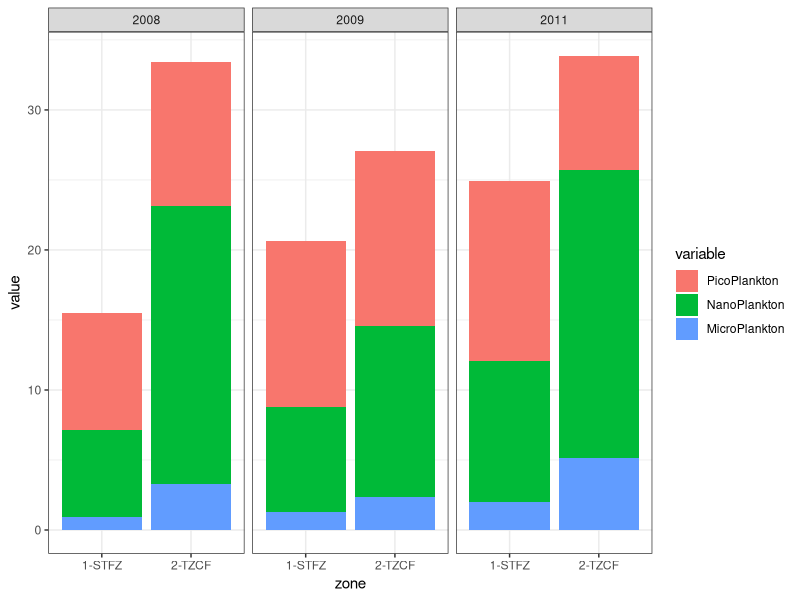
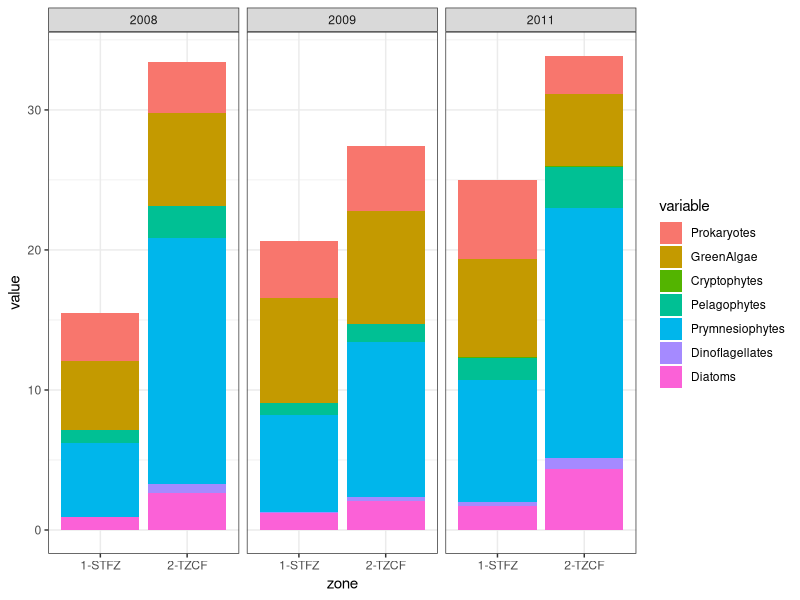
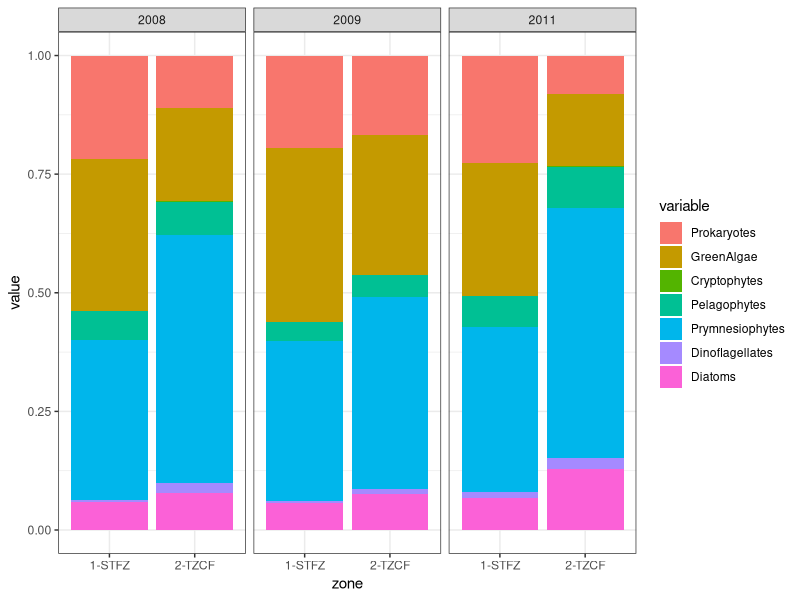
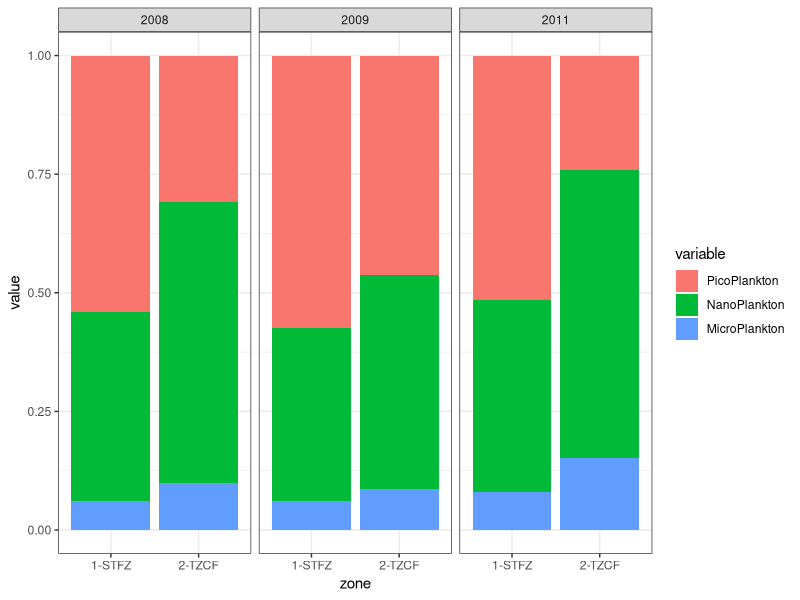
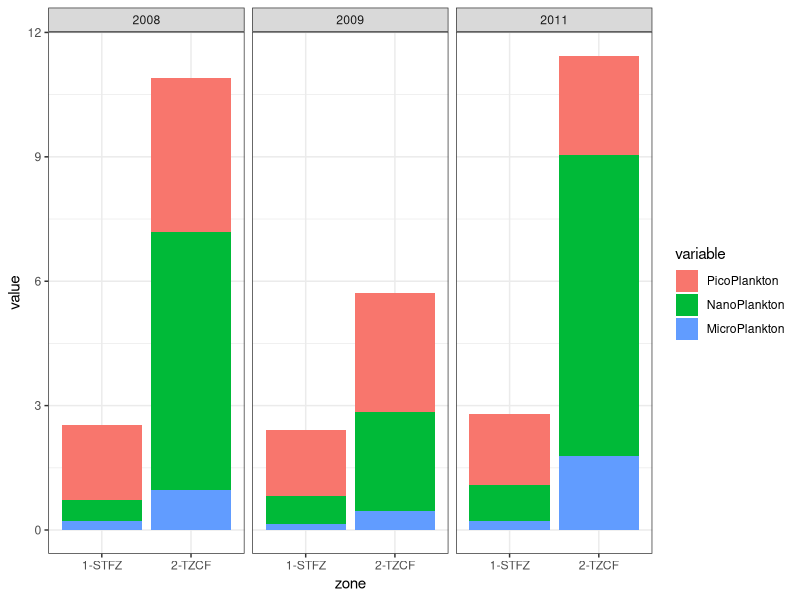
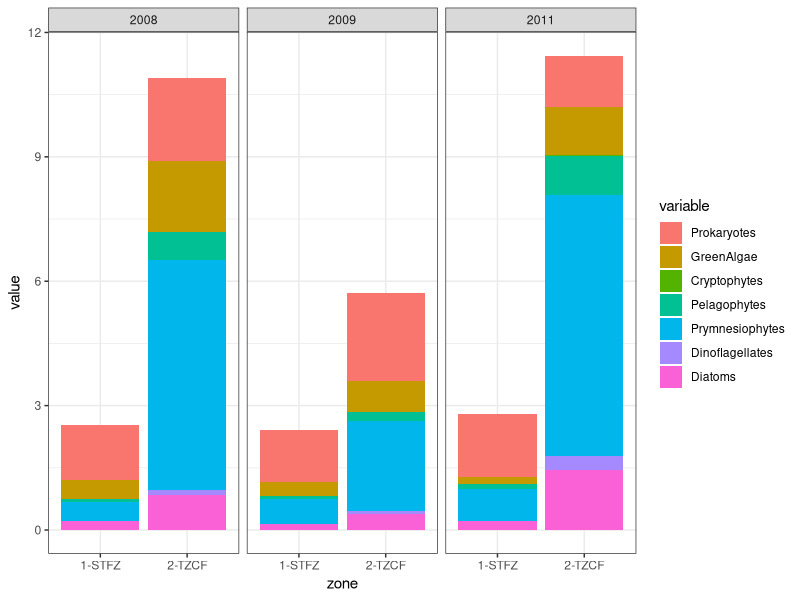
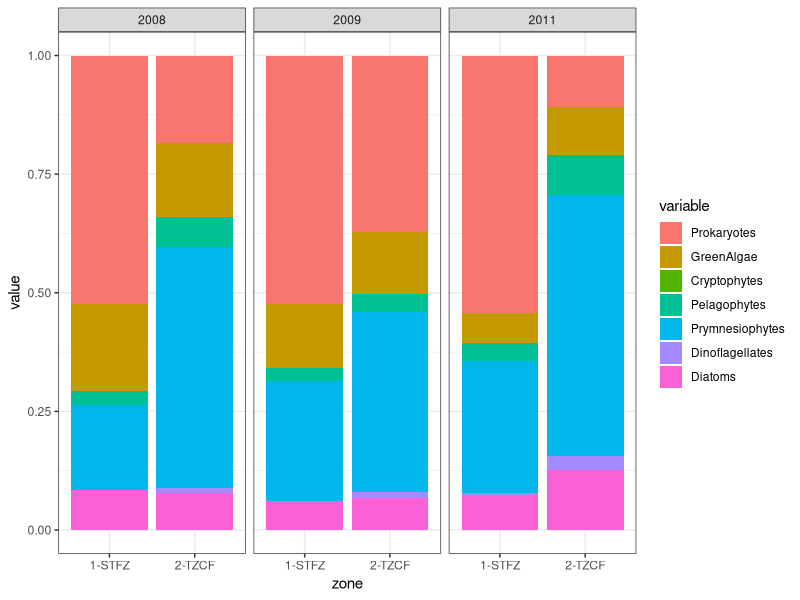
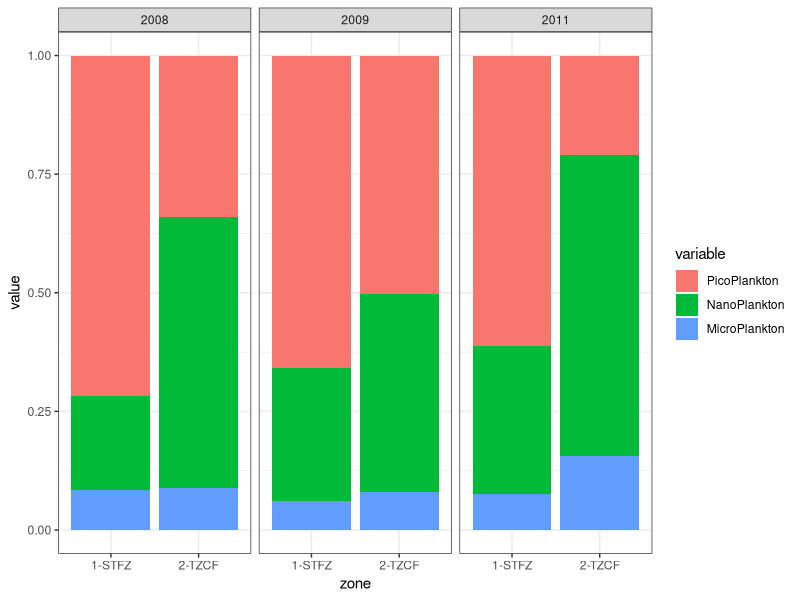

Write the R code that produced these figures, in order.
# This is an R script to read in the data written from the Matlab script FigXIntSizeClasses.m to file chlpigdata.csv
#
# Need the libraries reshape and ggplot2
library(reshape)
library(ggplot2)

# Read in the file that Matlab wrote out (CSV). chlpigdata.csv is actual values
pig = read.csv('chlpigdatahirata.csv',header=T)

#Change 1,2 to '1-STFZ','2-TZCF' since Matlab only writes numbers
pig$zone[pig$zone==1]='1-STFZ'
pig$zone[pig$zone==2]='2-TZCF'

repig.all = melt(pig[,c(1:2,4:10)],id=c('year','zone')) #Reshape to columns only taking chloropigments (e.g. pro, prym, diat, etc)
repig.size = melt(pig[,c(1:2,11:13)],id=c('year','zone')) # Reshape but only pico, nano, micro groups

# Barplot of pico, nano, micro in all areas grouped by year and zone
ggplot() + geom_bar(data=repig.size, aes(y = value, x = zone, fill = variable), stat="identity", position='stack') + theme_bw() + facet_grid( ~ year)

# Barplot of all groups in all areas grouped by year and zone
ggplot() + geom_bar(data=repig.all, aes(y = value, x = zone, fill = variable), stat="identity", position='stack') + theme_bw() + facet_grid( ~ year)

# Do same thing but as percentage
pigperc = cbind(pig[,1:2],pig[4:10]/rowSums(pig[4:10]))

repigperc.all = melt(pigperc,id=c('year','zone')) #Reshape to columns only taking chloropigments (e.g. pro, prym, diat, etc)

# Barplot of pico, nano, micro in all areas grouped by year and zone
ggplot() + geom_bar(data=repigperc.all, aes(y = value, x = zone, fill = variable), stat="identity", position='stack') + theme_bw() + facet_grid( ~ year)

# Now do the size classes
pigperc = cbind(pig[,1:2],pig[11:13]/rowSums(pig[11:13]))

repigperc.size = melt(pigperc,id=c('year','zone')) #Reshape to columns only taking chloropigments (e.g. pro, prym, diat, etc)

# Barplot of pico, nano, micro in all areas grouped by year and zone
ggplot() + geom_bar(data=repigperc.size, aes(y = value, x = zone, fill = variable), stat="identity", position='stack') + theme_bw() + facet_grid( ~ year)

###############FOR SURFACE DATA###################
pigsurf = read.csv('chlpigdatahirata-surface.csv', header=T)
pigsurf$zone[pigsurf$zone==1]='1-STFZ'
pigsurf$zone[pigsurf$zone==2]='2-TZCF'

repigsurf.all = melt(pigsurf[,c(1:2,4:10)],id=c('year','zone')) #Reshape to columns only taking chloropigments (e.g. pro, prym, diat, etc)
repigsurf.size = melt(pigsurf[,c(1:2,11:13)],id=c('year','zone')) # Reshape but only pico, nano, micro groups

# Barplot of pico, nano, micro in all areas grouped by year and zone
ggplot() + geom_bar(data=repigsurf.size, aes(y = value, x = zone, fill = variable), stat="identity", position='stack') + theme_bw() + facet_grid( ~ year)

# Barplot of all groups in all areas grouped by year and zone
ggplot() + geom_bar(data=repigsurf.all, aes(y = value, x = zone, fill = variable), stat="identity", position='stack') + theme_bw() + facet_grid( ~ year)

# Do same thing but as percentage
pigsurfperc = cbind(pigsurf[,1:2],pigsurf[4:10]/rowSums(pigsurf[4:10]))

repigsurfperc.all = melt(pigsurfperc,id=c('year','zone')) #Reshape to columns only taking chloropigments (e.g. pro, prym, diat, etc)

# Barplot of pico, nano, micro in all areas grouped by year and zone
ggplot() + geom_bar(data=repigsurfperc.all, aes(y = value, x = zone, fill = variable), stat="identity", position='stack') + theme_bw() + facet_grid( ~ year)

# Now do the size classes
pigsurfperc = cbind(pigsurf[,1:2],pigsurf[11:13]/rowSums(pigsurf[11:13]))

repigsurfperc.size = melt(pigsurfperc,id=c('year','zone')) #Reshape to columns only taking chloropigments (e.g. pro, prym, diat, etc)

# Barplot of pico, nano, micro in all areas grouped by year and zone
ggplot() + geom_bar(data=repigsurfperc.size, aes(y = value, x = zone, fill = variable), stat="identity", position='stack') + theme_bw() + facet_grid( ~ year)
